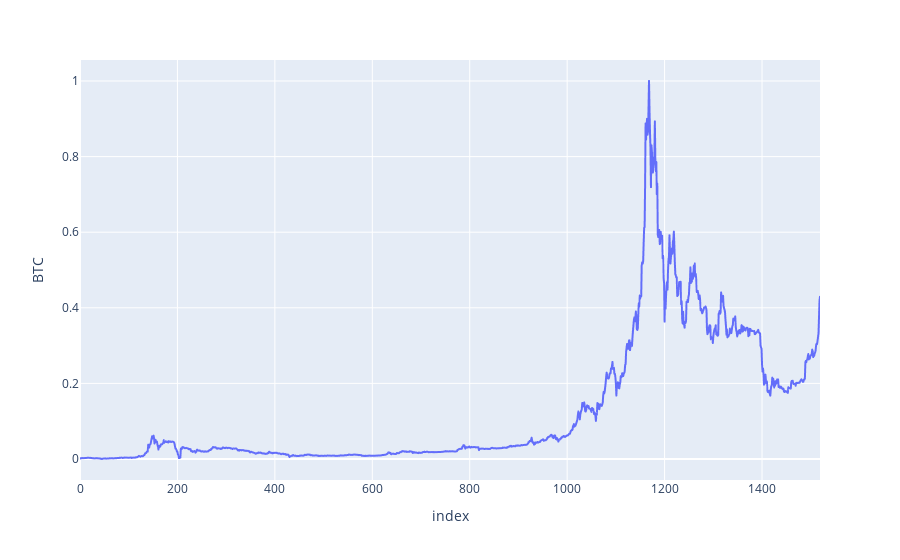

The notebook cell this image was saved under:
### Code cell
fig_KNN = px.line(data_KNN, y='BTC')
fig_KNN.show()

### Figure 1 — Plotly figure (JSON) as saved in the notebook; plotly's stock layout.template omitted (floating-point values rounded to 4 significant figures; data arrays with more than 128 entries replaced by an {"elided": "..."} marker saying what was removed)
{"data": [{"hovertemplate": "index=%{x}<br>BTC=%{y}<extra></extra>", "legendgroup": "", "line": {"color": "#636efa", "dash": "solid"}, "marker": {"symbol": "circle"}, "mode": "lines", "name": "", "showlegend": false, "type": "scattergl", "x": {"elided": "1520 int values"}, "xaxis": "x", "y": {"elided": "1520 float values"}, "yaxis": "y"}], "layout": {"legend": {"tracegroupgap": 0}, "margin": {"t": 60}, "xaxis": {"anchor": "y", "domain": [0, 1], "title": {"text": "index"}}, "yaxis": {"anchor": "x", "domain": [0, 1], "title": {"text": "BTC"}}}}
